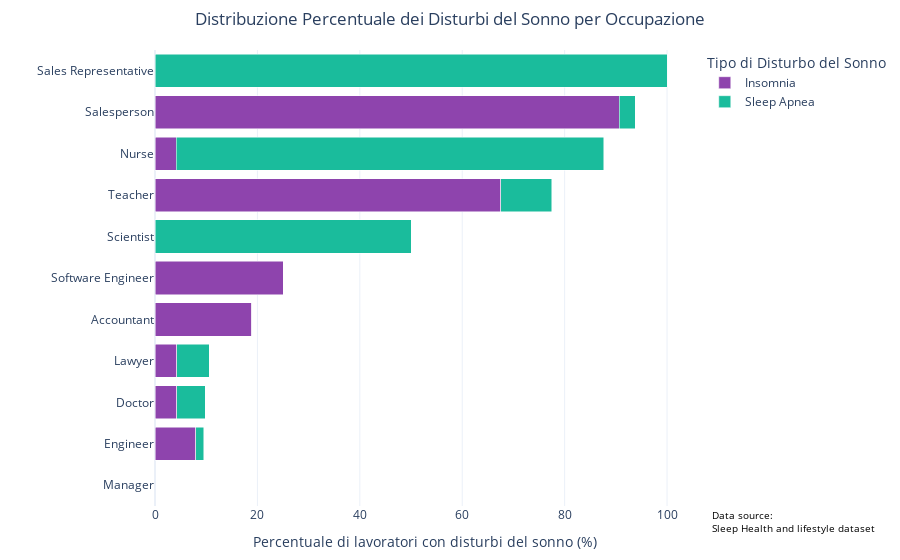

Here is the notebook cell this chart was saved with:
### Markdown cell above
### plot the graph

### Code cell
fig = px.bar(disorder_percentages, x='Percentage', y='Occupation', color='Sleep Disorder', 
             title='Distribuzione Percentuale dei Disturbi del Sonno per Occupazione',
             labels={'Sleep Disorder': 'Sleep Disorder', 'Percentage': 'Percentuale'},
            color_discrete_map={'Insomnia': '#8e44ad', 'Sleep Apnea': '#1abc9c'},


             orientation='h')


# Migliora la leggibilità
fig.update_layout(
    barmode='stack',  
    yaxis={'categoryorder': 'total ascending'},  # Ordina occupazioni in base alla somma
    xaxis_title='Percentuale di lavoratori con disturbi del sonno (%)',
    yaxis_title='',
    legend_title='Tipo di Disturbo del Sonno',
    template='plotly_white',  # Sfondo più pulito
    margin=dict(l=120, r=20, t=50, b=50),  # Spaziatura ottimizzata
    title_x=0.5,  # Centra il titolo

)

fig.update_traces(
    hovertemplate="<b>Sleep Disorder:%{color_discrete_sequence} <b>Percentuale:</b> %{x:.2f}%"  # Nasconde il nome dell'occupazione
)


fig.add_annotation(
    x=1.03,  
    y=0,  
    text="Data source:<br>Sleep Health and lifestyle dataset", 
    showarrow=False,  
    font=dict(size=10, color="black"),  
    align="left",  
    xanchor="left",  
    yanchor="top",  
    xref="paper", 
    yref="paper",  
)


for trace in fig.data:
    trace.customdata = disorder_percentages[disorder_percentages['Sleep Disorder'] == trace.name]['Sleep Disorder']
    trace.hovertemplate = '%{customdata}<br>%{x:.2f}%'
    trace.hoverlabel = {'namelength':0}



fig.show()

### Figure 1 — Plotly figure (JSON) as saved in the notebook; plotly's stock layout.template omitted (floating-point values rounded to 4 significant figures)
{"data": [{"alignmentgroup": "True", "customdata": ["Insomnia", "Insomnia", "Insomnia", "Insomnia", "Insomnia", "Insomnia", "Insomnia", "Insomnia", "Insomnia", "Insomnia", "Insomnia"], "hoverlabel": {"namelength": 0}, "hovertemplate": "%{customdata}<br>%{x:.2f}%", "legendgroup": "Insomnia", "marker": {"color": "#8e44ad", "pattern": {"shape": ""}}, "name": "Insomnia", "offsetgroup": "Insomnia", "orientation": "h", "showlegend": true, "textposition": "auto", "type": "bar", "x": [18.92, 4.225, 7.937, 4.255, null, 4.11, 0, 90.62, 0, 25, 67.5], "xaxis": "x", "y": ["Accountant", "Doctor", "Engineer", "Lawyer", "Manager", "Nurse", "Sales Representative", "Salesperson", "Scientist", "Software Engineer", "Teacher"], "yaxis": "y"}, {"alignmentgroup": "True", "customdata": ["Sleep Apnea", "Sleep Apnea", "Sleep Apnea", "Sleep Apnea", "Sleep Apnea", "Sleep Apnea", "Sleep Apnea", "Sleep Apnea", "Sleep Apnea", "Sleep Apnea", "Sleep Apnea"], "hoverlabel": {"namelength": 0}, "hovertemplate": "%{customdata}<br>%{x:.2f}%", "legendgroup": "Sleep Apnea", "marker": {"color": "#1abc9c", "pattern": {"shape": ""}}, "name": "Sleep Apnea", "offsetgroup": "Sleep Apnea", "orientation": "h", "showlegend": true, "textposition": "auto", "type": "bar", "x": [0, 5.634, 1.587, 6.383, null, 83.56, 100, 3.125, 50, 0, 10], "xaxis": "x", "y": ["Accountant", "Doctor", "Engineer", "Lawyer", "Manager", "Nurse", "Sales Representative", "Salesperson", "Scientist", "Software Engineer", "Teacher"], "yaxis": "y"}], "layout": {"annotations": [{"align": "left", "font": {"color": "black", "size": 10}, "showarrow": false, "text": "Data source:<br>Sleep Health and lifestyle dataset", "x": 1.03, "xanchor": "left", "xref": "paper", "y": 0, "yanchor": "top", "yref": "paper"}], "barmode": "stack", "legend": {"title": {"text": "Tipo di Disturbo del Sonno"}, "tracegroupgap": 0}, "margin": {"b": 50, "l": 120, "r": 20, "t": 50}, "title": {"text": "Distribuzione Percentuale dei Disturbi del Sonno per Occupazione", "x": 0.5}, "xaxis": {"anchor": "y", "domain": [0, 1], "title": {"text": "Percentuale di lavoratori con disturbi del sonno (%)"}}, "yaxis": {"anchor": "x", "categoryorder": "total ascending", "domain": [0, 1], "title": {"text": ""}}}}
